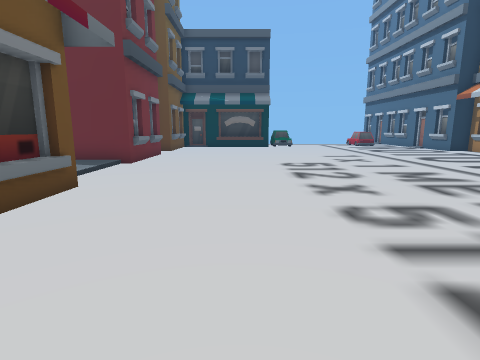
view 1 (above)

16 first-person views from a walk through a scene from a Unity 3-D project. The camera is 1.2 m above the floor, tilts 10° down and sees 80° across. The floor is counted in squares, 1 m on a side. Each view is taken from the middle of a square. On the plan, view 1 faces up. The plan holds only what a view shows up to about 13 squares ahead; the rest is blank. The place goes on beyond the plan. The player is left out.

view 2
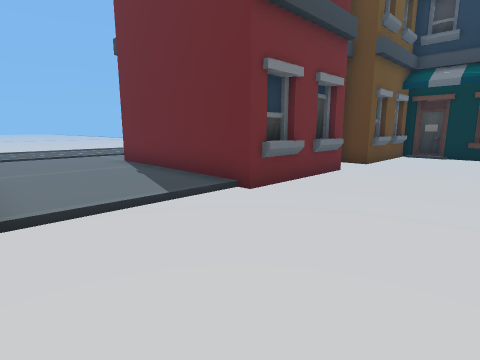

view 3
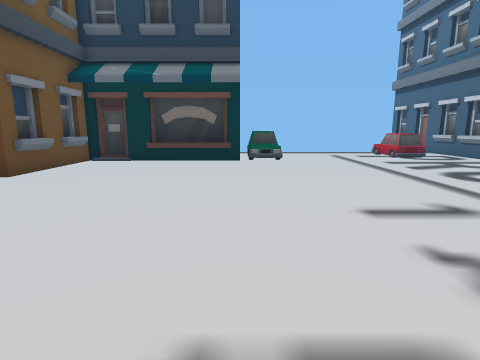

view 4
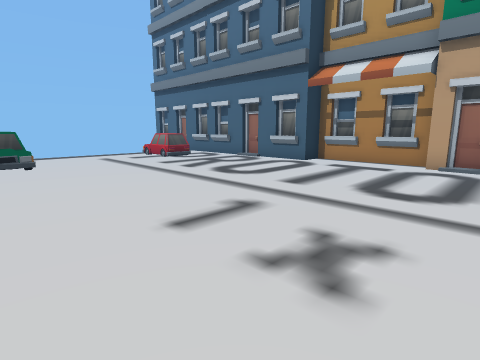

view 5
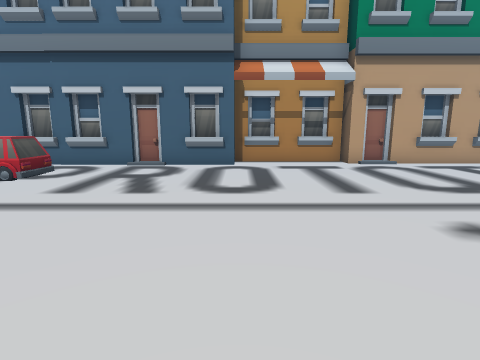

view 6
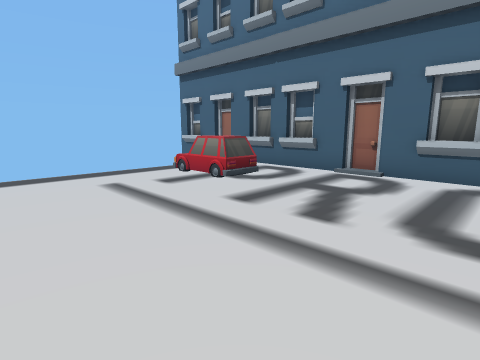

view 7
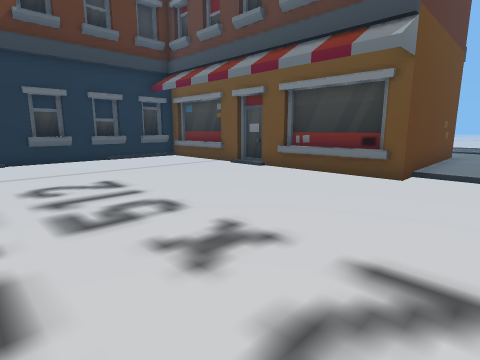

view 8
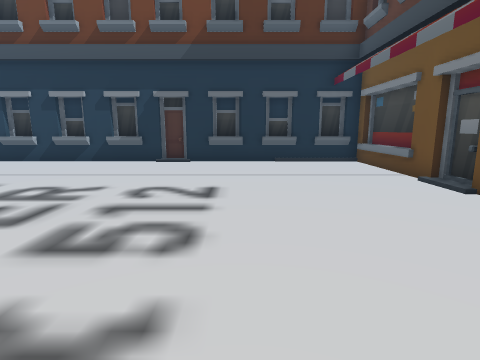

view 9
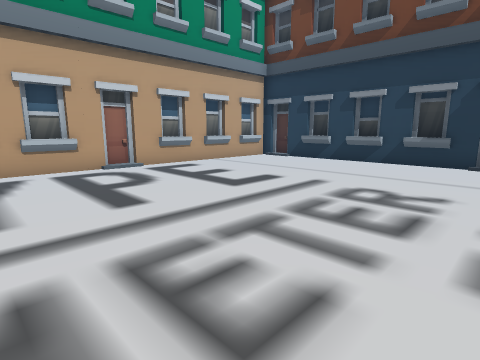

view 10
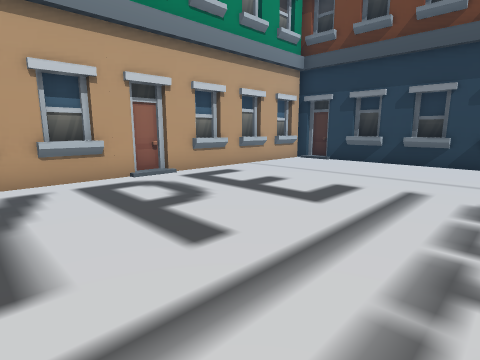

view 11
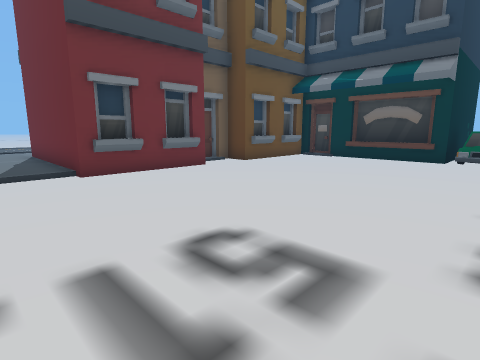

view 12
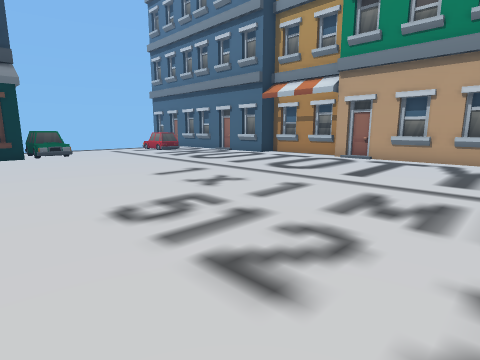

view 13
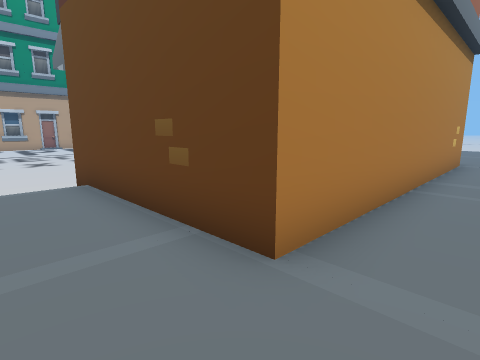

view 14
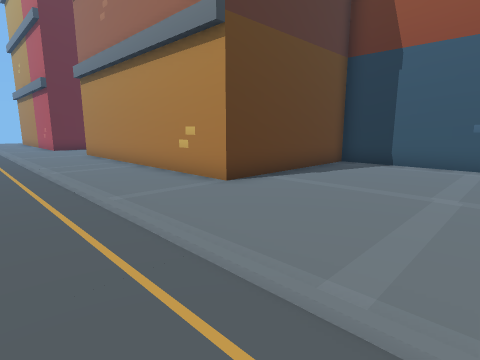

view 15
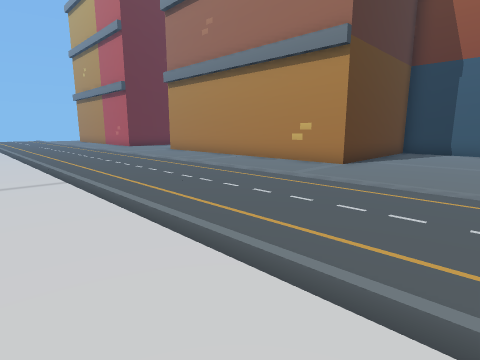

view 16
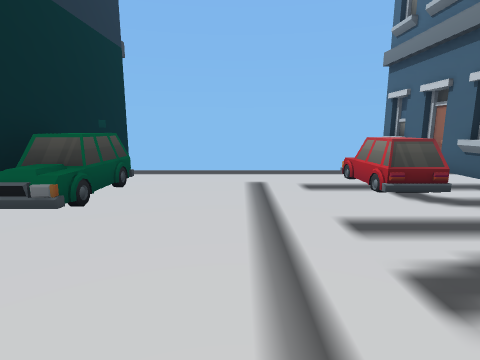

### Floor plan
Key: @ floor where view 1 was taken; # wall or solid block; . main floor; : floor 0.25 m higher than the main floor; / step, stairs or slope; = window, fence, low wall or low ledge; ^ raised ledge; C car; O other object.
Columns run from 18 left of view 1 to 13 right of it. Each row starts with its distance up from view 1.
 25                     #         #
 24                     #.......  #
 23                     #......C .#
 22                     #C.....C..#
 21               #######C.....C..#
 20               #.#===#O........#
 19               #...............#
 18               #...............#
 17               #...............#
 16              ##...............##
 15              #.................#
 14              ##................#
 13               #................#
 12               #...............##
 11      :/       #...............##
 10     ::/:#######...............#
  9    :::/:::::::................#
  8   ::::/:::::::................#
  7  .::::/:::::::................#
  6  .::::/::######...............#
  5  .::::/::#    ^=..............#
  4  .::::/::#    ^=..............#
  3  .::::/::#    #=..............#
  2  .::::/::#    #...............#
  1  .::::/::#    #...............#
  0  .::::/::#    #...@...........#
 -1  .::::/::#    #=..............#
 -2 ..::::/::#    ^=..............#
 -3 ..::::/::#    #=..............##
 -4 ..::::/::######################
 -5 ..::::/::::::::#
 -6 ..::::/::::::::#
 -7 ..::::/::::::::#
 -8 ..::::/::::::::#
 -9     ::/::::

Where each view was taken, in squares from view 1:
view 1: 0 up, 0 right, facing up
view 2: 6 up, 0 right, facing up-left
view 3: 9 up, 2 right, facing up
view 4: 10 up, 2 right, facing up-right
view 5: 16 up, 2 right, facing right
view 6: 16 up, 4 right, facing up-right
view 7: 8 up, 4 right, facing down-left
view 8: 7 up, 1 right, facing down
view 9: 7 up, 3 right, facing down-right
view 10: 7 up, 5 right, facing down-right
view 11: 8 up, 4 right, facing up-left
view 12: 6 up, 0 right, facing up-right
view 13: 8 up, 11 left, facing down-right
view 14: 9 down, 14 left, facing up-right
view 15: 8 down, 18 left, facing up-right
view 16: 16 up, 6 right, facing up
